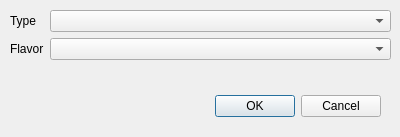
<?xml version="1.0" encoding="UTF-8"?>
<ui version="4.0">
 <class>Dialog</class>
 <widget class="QDialog" name="Dialog">
  <property name="geometry">
   <rect>
    <x>0</x>
    <y>0</y>
    <width>400</width>
    <height>137</height>
   </rect>
  </property>
  <property name="windowTitle">
   <string>Dialog</string>
  </property>
  <widget class="QDialogButtonBox" name="buttonBox">
   <property name="geometry">
    <rect>
     <x>40</x>
     <y>90</y>
     <width>341</width>
     <height>32</height>
    </rect>
   </property>
   <property name="orientation">
    <enum>Qt::Orientation::Horizontal</enum>
   </property>
   <property name="standardButtons">
    <set>QDialogButtonBox::StandardButton::Cancel|QDialogButtonBox::StandardButton::Ok</set>
   </property>
  </widget>
  <widget class="QWidget" name="formLayoutWidget">
   <property name="geometry">
    <rect>
     <x>10</x>
     <y>10</y>
     <width>381</width>
     <height>61</height>
    </rect>
   </property>
   <layout class="QFormLayout" name="formLayout">
    <item row="0" column="0">
     <widget class="QLabel" name="typeLabel">
      <property name="text">
       <string>Type</string>
      </property>
     </widget>
    </item>
    <item row="0" column="1">
     <widget class="QComboBox" name="typeComboBox"/>
    </item>
    <item row="1" column="0">
     <widget class="QLabel" name="flavorLabel">
      <property name="text">
       <string>Flavor</string>
      </property>
     </widget>
    </item>
    <item row="1" column="1">
     <widget class="QComboBox" name="flavorComboBox"/>
    </item>
   </layout>
  </widget>
 </widget>
 <resources/>
 <connections>
  <connection>
   <sender>buttonBox</sender>
   <signal>accepted()</signal>
   <receiver>Dialog</receiver>
   <slot>accept()</slot>
   <hints>
    <hint type="sourcelabel">
     <x>248</x>
     <y>254</y>
    </hint>
    <hint type="destinationlabel">
     <x>157</x>
     <y>274</y>
    </hint>
   </hints>
  </connection>
  <connection>
   <sender>buttonBox</sender>
   <signal>rejected()</signal>
   <receiver>Dialog</receiver>
   <slot>reject()</slot>
   <hints>
    <hint type="sourcelabel">
     <x>316</x>
     <y>260</y>
    </hint>
    <hint type="destinationlabel">
     <x>286</x>
     <y>274</y>
    </hint>
   </hints>
  </connection>
 </connections>
</ui>
